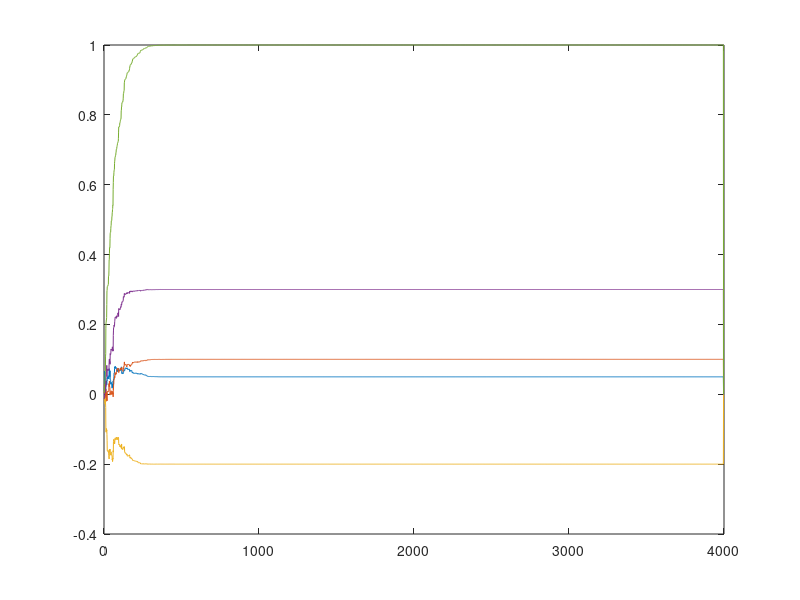
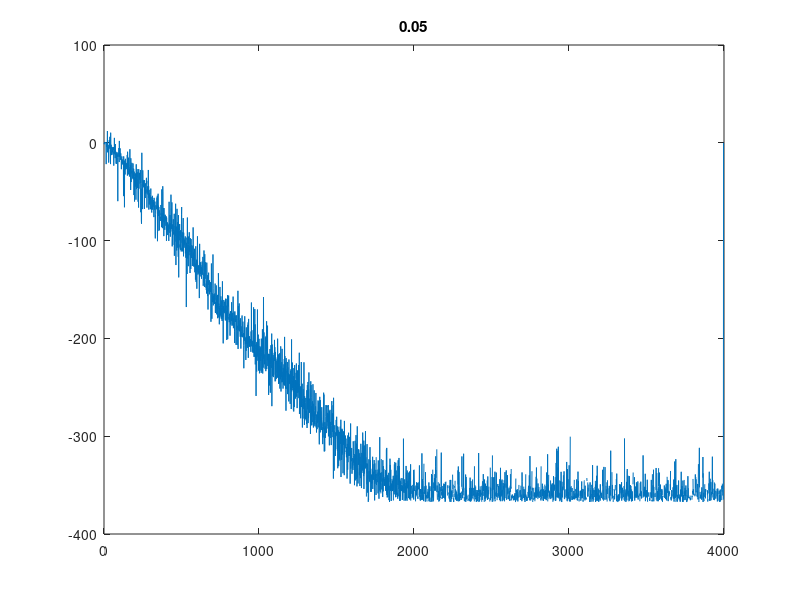

Write MATLAB code to recreate these figures, in order.
clear all;
N=4000;%longeur du signal
Degre=5; %ordre du filtre
y=randn(1,N);%bruit blanc 
%s=2*randn(1,N);%voie entrée
s=zeros(1,N);
%filtrage de yn
hn=[1 0.3 -0.2 0.1 0.05]; 

x=conv(y,hn);
z=s+x(1:N);
%Valeur initiale : 
  g = zeros(1,Degre)';
  gfigure=zeros(N-3,Degre);
  erreur=zeros(N-3,1);
for k=1:N-Degre+1
    en = x(k+Degre-1) - y(k:k+Degre-1)*g;
    g= g+0.02*en*y(k:k+Degre-1)';
    gfigure(k,:)=g;
    erreur(k)=10*log(abs(en/(z(k+Degre-1))));
end
figure;
plot(gfigure);
figure;
plot(erreur);
title(0.05);